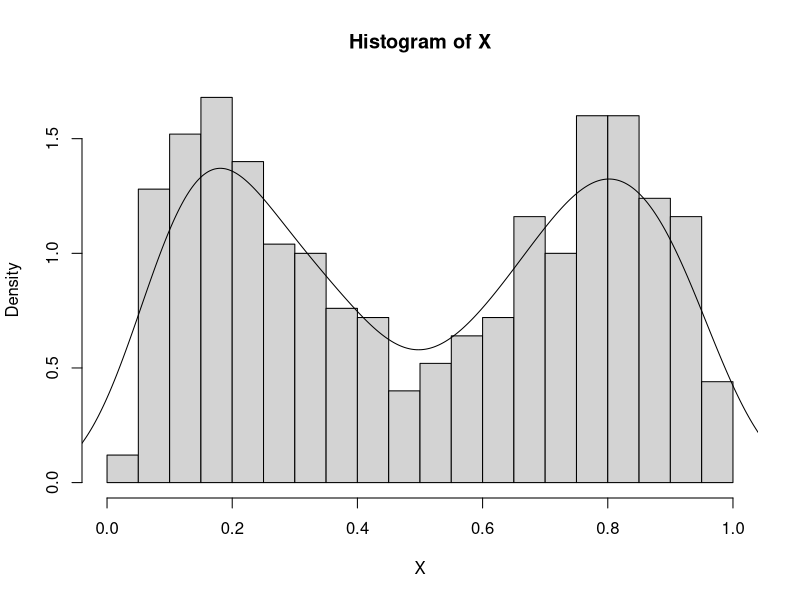
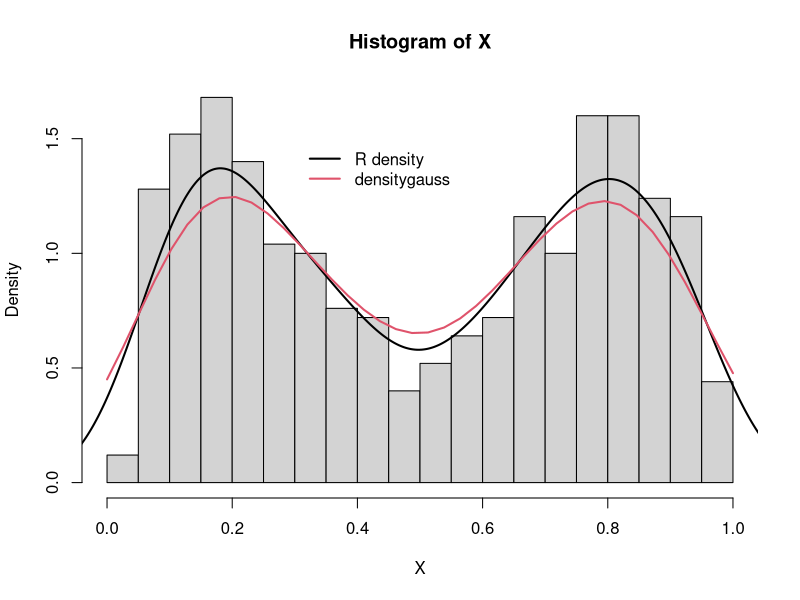
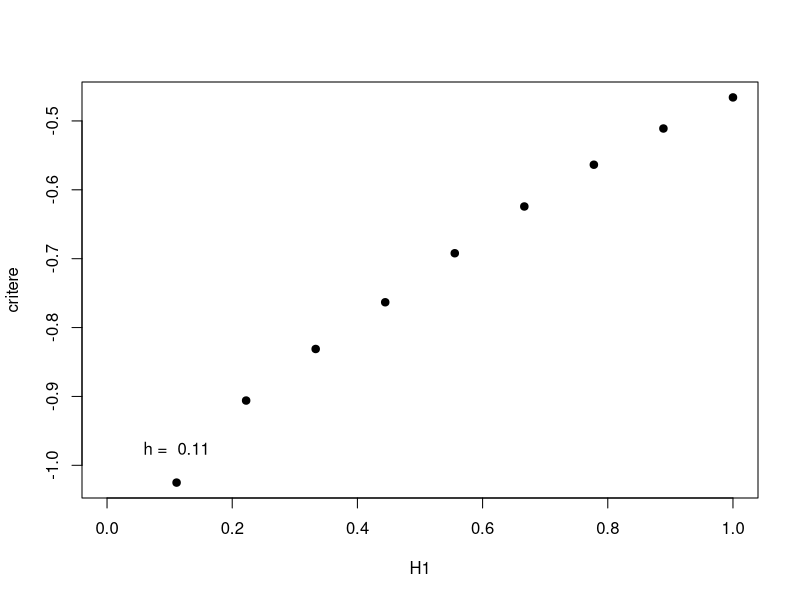
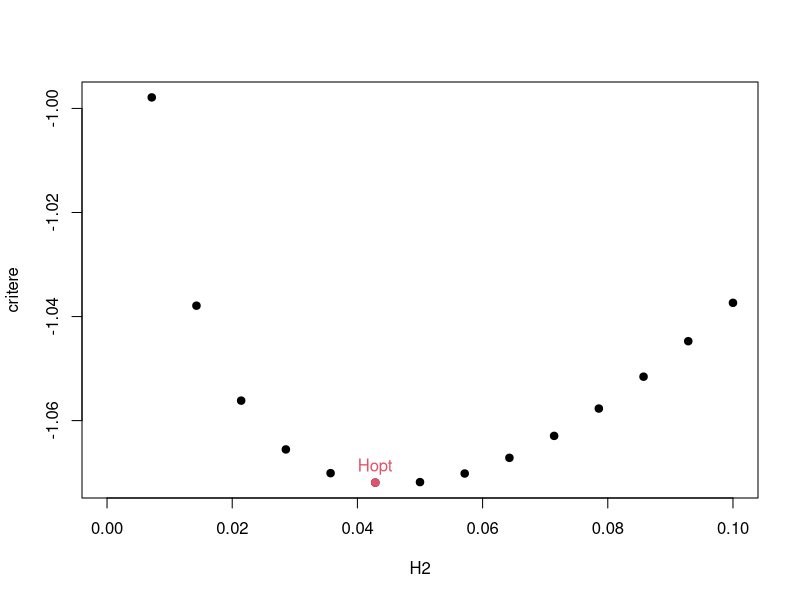
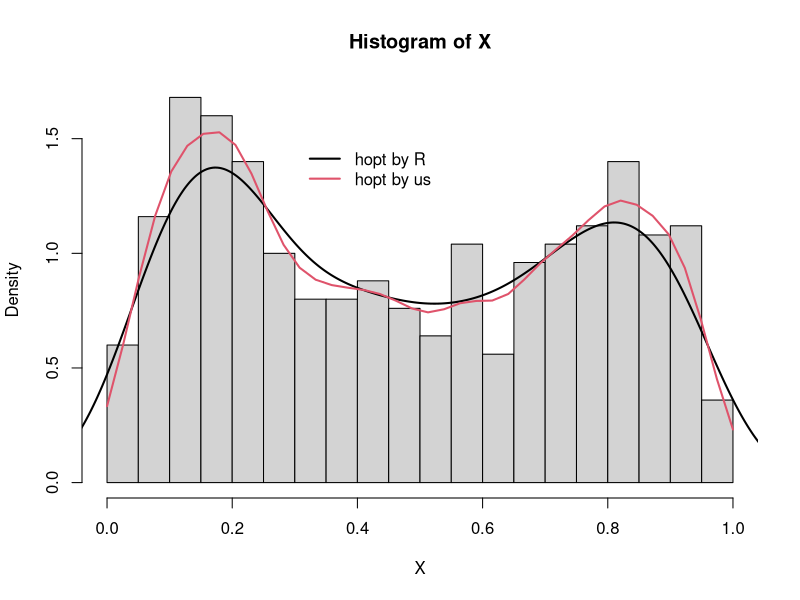
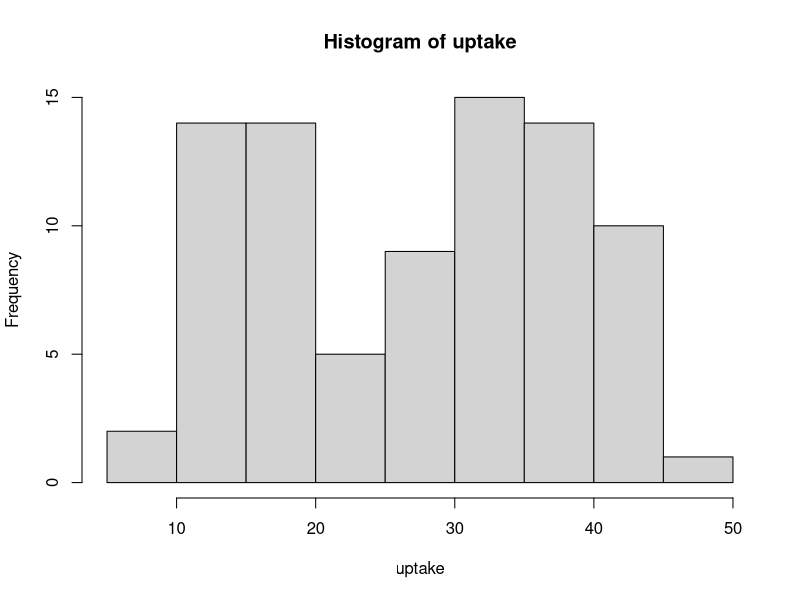
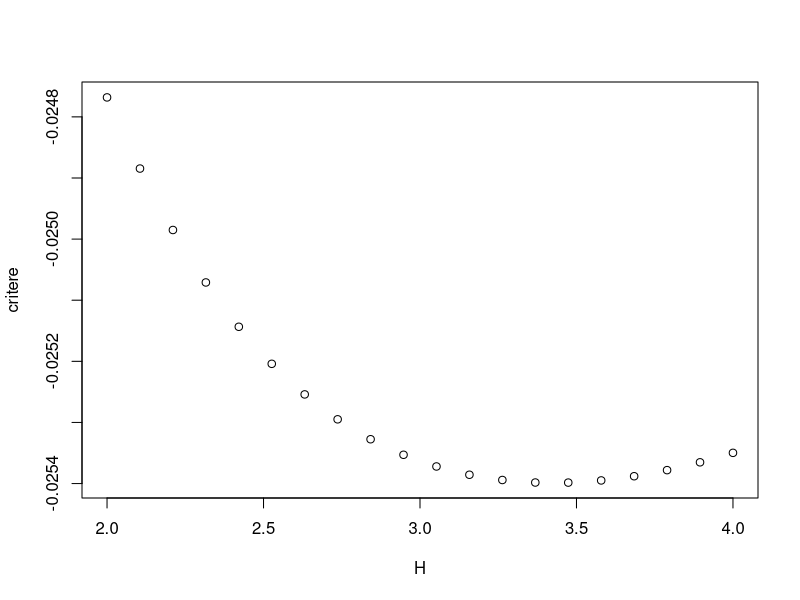
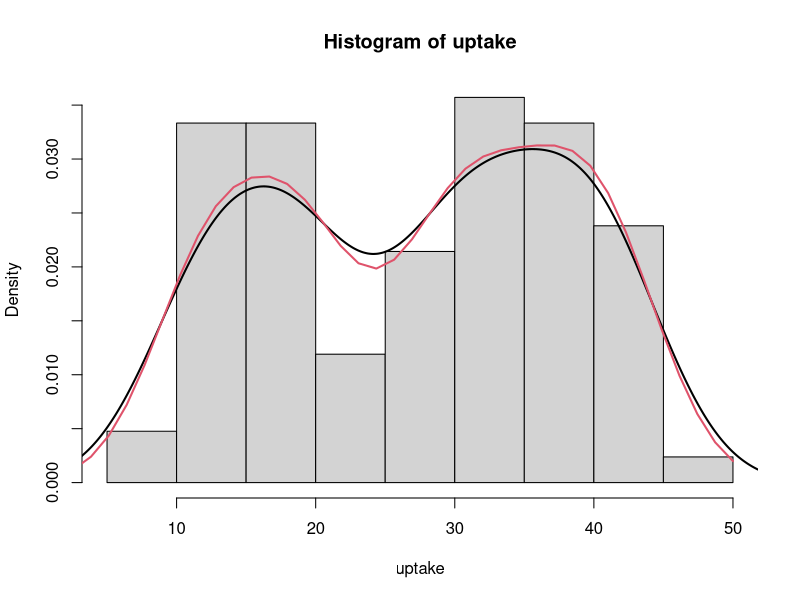

Here is the R script that generated these plots, in order: (Note: this script raises an error after producing the figures.)
## ---- chunk 1
knitr::opts_chunk$set(echo = TRUE)
## ---- chunk 2
densitygauss = function(X, h, Grid, plot = FALSE){
  n = length(X)
  K = length(Grid)
  gaussker = matrix(0, nrow = n, ncol = K)
  for (i in 1:K) {
    for(j in 1:n){
    U = (X[j] - Grid[i] )/h
    gaussker[j, i] = (1/(h*sqrt(2*pi))) * exp(-0.5*(U^2)) 
    
    }
    
  }
  fh = apply(gaussker, 2, mean)
    if(plot == TRUE){
      dens = plot(Grid, fh, type = "l", col = 2, lwd = 1.5)
      print(dens)
    }
  return(list(x = Grid, y = fh))
}


## ---- chunk 3
set.seed(2345)

n = 500
p = 0.5
b1 = 6; a1 = 2
b2 = 2; a2 = 6

simulmixt = function(n, aa1 = a1, bb1 = b1, aa2 = a2, bb2 = b2, pmix = p){
  
  U = runif(n)
  V = (U <= pmix)*1
  
  X = V*rbeta(n, a1, b1) + (1-V)*rbeta(n, a2, b2)
  return(X)
}
X = simulmixt(n = 500)
## ---- chunk 4
hist(X, probability = TRUE, breaks = 15)
lines(density(X, kernel = "gaussian"))
## ---- chunk 5
dens = densitygauss(X, h = 0.1, Grid = seq(0, 1, length.out = 40), plot = F)

hist(X, probability = TRUE, breaks = 15)
lines(density(X, kernel = "gaussian"), lwd = 2)
lines(x = dens$x, y = dens$y, col = 2, lwd = 2)
legend(x = 0.3, y = 1.5, col = c(1, 2), legend = c("R density", "densitygauss"), lty = 1, bty = "n", lwd = 2)
## ---- chunk 6
set.seed(1)
p=0.5; b1= a2=6; a1=b2=2; hG=0.05; n=500 ; x_max=1# U tiré dans [0,1] => on pose x_max=1
U=runif(n)
Grid=seq(0, x_max, length.out=40)# de taille 40 par choix arbitraire
V=(U<=p)# V_i vaut 1 ac proba p
X=ifelse(U<=p,rbeta(n, shape1 = a1, shape2 = b1), rbeta(n,shape1 = a2, shape2 = b2))# => X€[0,1] par déf de suivre 1 bêta

evalA = function(X, h){
  n = length(X)
  c = 1/(2*(n^2)*h*sqrt(pi))
  mat = matrix(0, nrow = n, ncol = n)
  for (i in 1:n) {
   mat[i, ] = c * sapply(X, function(xj) exp( -((X[i] - xj)^2)/(4*h^2)))
  }
  return(sum(mat))
}

# test
evalA(X, hG)
## ---- chunk 7
evalB = function(X, h){
  n = length(X)
  c = 1/(n*(n-1)*h*sqrt(2*pi))
  mat = matrix(0, nrow = n, ncol = n)
  for (i in 1:n) {
   mat[i, ] = c * sapply(X, function(xj) exp( -((X[i] - xj)^2)/(2*h^2)))
  }
  diag(mat) = 0
  return(sum(mat))
}

evalB(X, hG)
## ---- chunk 8
criterecv = function(X, h){
  return(evalA(X, h) - 2*evalB(X, h))
}
criterecv(X, hG)
## ---- chunk 9
H1 = seq(0, 1, length.out = 10)

critere = sapply(H1, function(h) criterecv(X, h))
data.frame(H1,critere)
## ---- chunk 10
plot(H1, critere, pch = 19)
text(H1[2] , critere[2]+ 0.05, labels = paste("h = ", round(H1[2],2)))
## ---- chunk 11
H2 = seq(0, 0.1, length.out = 15)

critere = sapply(H2, function(h) criterecv(X, h))
hopt = H2[which.min(critere)]
plot(H2,critere, pch = 19)
points(hopt, min(critere, na.rm = T), pch = 19, col = 2)
text(hopt, min(critere, na.rm = T) + 0.003, labels = paste("Hopt"), col = 2)
## ---- chunk 12
estimR = density(X, kernel = "gaussian")
estimR$bw
## ---- chunk 13
dens = densitygauss(X, h = hopt, Grid = seq(0, 1, length.out = 40), plot = F)

hist(X, probability = TRUE, breaks = 15)
lines(estimR, col = 1, lwd = 2)
lines(x = dens$x, y = dens$y, col = 2, lwd = 2)
legend(x = 0.3, y = 1.5, col = c(1, 2), legend = c("hopt by R", "hopt by us"), lty = 1, bty = "n", lwd = 2)

## ---- chunk 14
data("CO2")
uptake = CO2$uptake
hist(uptake)
## ---- chunk 15
H = seq(0, 1, length.out = 10)
critere = sapply(H, function(h) criterecv(uptake, h))
data.frame(H, critere)
## ---- chunk 16
H = seq(1, 2, length.out = 10)
critere = sapply(H, function(h) criterecv(uptake, h))
data.frame(H, critere)
## ---- chunk 17
H = seq(2, 4, length.out = 20)
critere = sapply(H, function(h) criterecv(uptake, h))
plot(H, critere)
data.frame(H, critere)
## ---- chunk 18
hopt = H[which.min(critere)]
hopt
## ---- chunk 19
estimR = density(uptake, kernel = "gaussian")
estimR$bw
## ---- chunk 20
dens = densitygauss(uptake, h = hopt, Grid = seq(0, 50, length.out = 40), plot = F)

hist(uptake, probability = TRUE)
lines(estimR, col = 1, lwd = 2)
lines(x = dens$x, y = dens$y, col = 2, lwd = 2)
## ---- chunk 21
n = 500
p = 0.5
b1 = 6; a1 = 2
b2 = 2; a2 = 6
simulmixt = function(n, aa1 = a1, bb1 = b1, aa2 = a2, bb2 = b2, pmix = p){
  
  U = runif(n)
  V = (U <= pmix)*1
  
  X = V*rbeta(n, aa1, bb1) + (1-V)*rbeta(n, aa2, bb2)
  return(X)
}
## ---- chunk 22
EstimBiasVar <- function(Nexp = 1000 , x = 0.5, h = 0.01, aa1 = a1, bb1 = b1, aa2 = a2, bb2 = b2, pmix = p ){
  EstimGauss <- rep(0,Nexp) ## vecteur pour stocker les estimateurs de la densit
  for(ind in 1:Nexp){
    X = simulmixt(n = 500, aa1, bb1, aa2, bb2 , pmix )
    KerGauss= densitygauss(X, h = h, Grid = x, plot = F)
    EstimGauss[ind] <- mean(KerGauss$y)
    #EstimGauss2[ind] <- mean(KerGauss$y^2)
    
  }
  trueDens <- dbeta(x, aa1, bb1) ## completer: vraie valeur de la densite au point xpmix
  biasGauss <- mean(EstimGauss - trueDens) ## estimateur Monte-Carlo du biais grace a EstimGauss
  varGauss <-  mean((EstimGauss - trueDens)^2)## estimateur Monte-Carlo de la variance grace a EstimGauss
  riskGauss <-varGauss + biasGauss^2## estimateur Monte-Carlo du risque quadratique
  return(list(true = trueDens, biasGauss = biasGauss, varGauss = varGauss, riskGauss = riskGauss))
}
EstimBiasVar(Nexp = 100, x = 0.65)
EstimBiasVar = Vectorize(EstimBiasVar, vectorize.args = "x")

## ---- chunk 23
plotBiasVar <- function(hh = seq(0.01,0.15, length.out = 10),Nexp = 500, x = 0.5, aa1 = a1, bb1 = b1, aa2 = a2, bb2 = b2, pmix = p, n = 500){
  nH <- length( hh )
  biasGauss <- rep(0,nH)
  varGauss <- rep(0,nH)
  for (i in 1:nH){
    res <- EstimBiasVar(Nexp = Nexp, x=x, h = hh[i], aa1=a1,bb1=b1,aa2=a2,bb2=b2, pmix=p )
    biasGauss[i] <- res$biasGauss
    varGauss[i]<- res$varGauss
  }
  Ylim <- range(biasGauss^2, varGauss, biasRect^2, varRect)
  plot(hh, biasGauss^2, col = 'red', type = 'l', ylim = Ylim)
  lines(hh, varGauss, col = 'orange')
  lines(hh, biasGauss^2 + varGauss, col ='orange', lwd = 2, lty =3)
  legend('topleft', legend = c('Gauss sqr bias', 'Gauss var', 'Gauss Risk'),
  col = c('red', 'orange', 'orange'),
  lty = c(1,1,3))
  return(list(biasGauss = biasGauss,
  varGauss = varGauss))
}
## test

H = runif(10, 0, 5)
X = simulmixt(500)
critere = sapply(H, function(h) criterecv(X, h))
hopt = H[which.min(critere)]
HH <- seq(0.01,0.15, length.out = 10)
plotres <- plotBiasVar(hh = HH)
plotres$biasGauss^2 + plotres$varGauss -> r
hoptim = HH[which.min(r)]
segments(x0 = hoptim, y0 = 0, x1 = hoptim, y1 = min(r))
segments(x0 = 0, y0 = min(r), x1 = hoptim, y1 = min(r))
## ---- chunk 24

plotres <- plotBiasVar(HH)

## ---- chunk 25
densitygauss(X, h = hoptim, Grid = 0.5)

densitygauss(X, h = 0.0001, Grid = 0.5)
## ---- chunk 26
h
xx= seq(0,1,length.out=50)
yy = xx
for(i in 1:50){
res = EstimBiasVar(Nexp = 1, x = xx[i], h=h)
yy[i] = res$biasGauss + res$true
}
plot(xx,yy, type = "l")
## ---- chunk 27
# xx
# r = c()
# for (i in 1:length(HH)) {
#  r[i] =  mean(EstimBiasVar(Nexp = 200, x = xx, h = HH[i])[4, ] |> unlist())
# }
# 
# plot(HH, r, type = "l")



